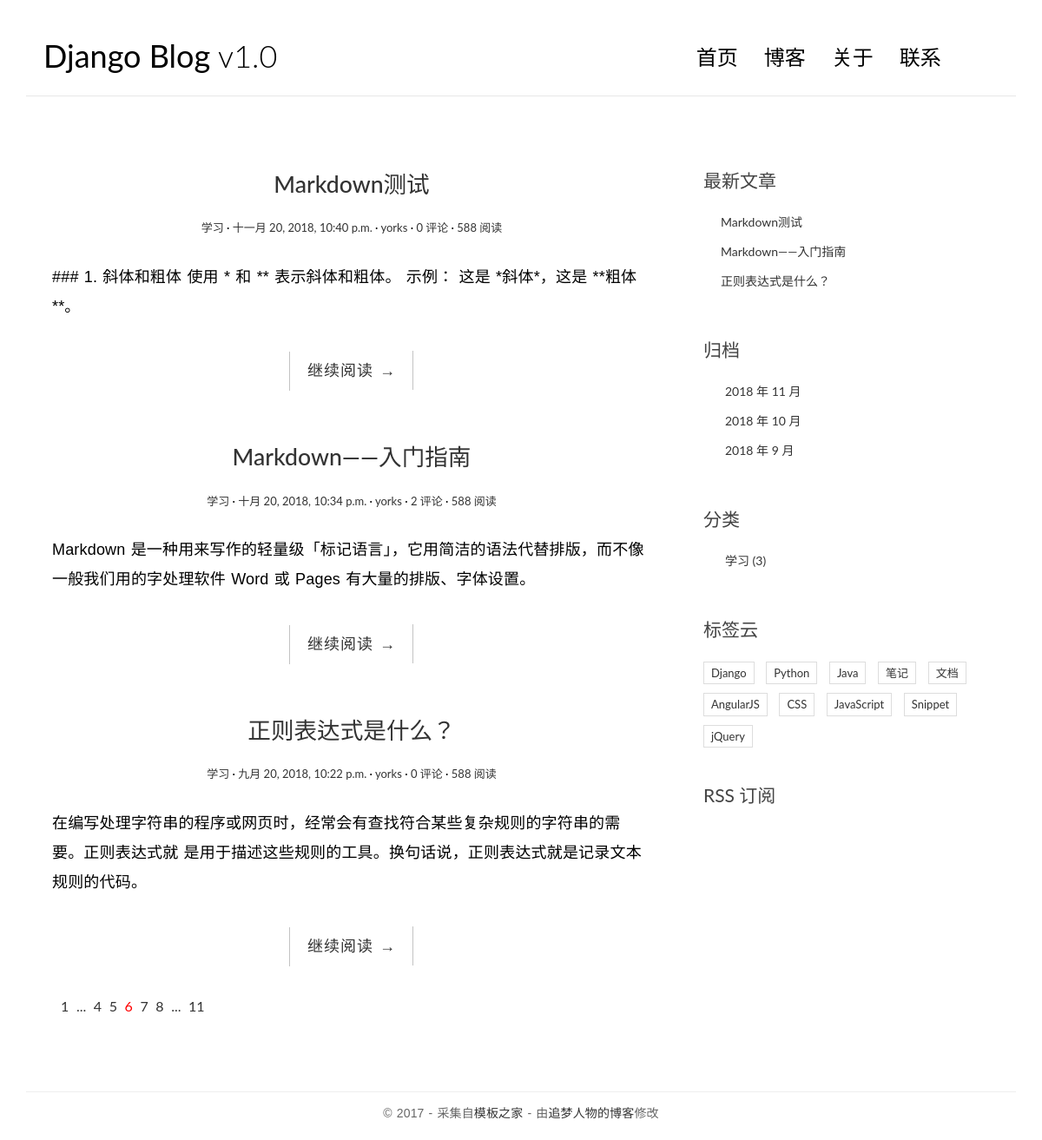
The page / on the database its author committed.
### blog/models.py (models this page shows, shortened)
class Post(models.Model):#文章
    title = models.CharField(max_length=70)
    body = models.TextField()
    created_time = models.DateTimeField()
    modified_time = models.DateTimeField()
    excerpt = models.CharField(max_length=200, blank=True)
    category = models.ForeignKey(Category)
    tags = models.ManyToManyField(Tag, blank=True)
    author = models.ForeignKey(User)
    def get_absolute_url(self):
        return reverse('blog:detail', kwargs={'pk': self.pk})

class Category(models.Model):#分类
    name = models.CharField(max_length=100)

### blog/views.py (the view)
# urls.py: url(r'^$', views.index, name='index'),
def index(request):
    post_list = Post.objects.all().order_by('-created_time')
    return render(request, 'blog/index.html', context={'post_list': post_list})

### blog/templatetags/blog_tags.py (called while the page is built)
@register.simple_tag
def get_recent_posts(num=5):
    return Post.objects.all().order_by('-created_time')[:num]

@register.simple_tag
def archives():
    return Post.objects.dates('created_time', 'month', order='DESC')

@register.simple_tag
def get_categories():
    return Category.objects.all()

### templates/blog/index.html
﻿{% extends 'base.html' %}
                    {% block main %}
                    {% for post in post_list %}
                    <article class="post post-1">
                        <header class="entry-header">
                            <h1 class="entry-title">
                                <a href="{{ post.get_absolute_url }}">{{ post.title }}</a>
                            </h1>
                            <div class="entry-meta">
                                <span class="post-category"><a href="#">{{ post.category.name }}</a></span>
                                <span class="post-date">
                                    <a href="#">
                                        <time class="entry-date"
                                              datetime="2012-11-09T23:15:57+00:00">{{ post.created_time }}</time>
                                    </a>
                                </span>
                                <span class="post-author"><a href="#">{{ post.author }}</a></span>
                                <span class="comments-link"><a href="#">{{ post.comment_set.count }} 评论</a></span>
                                <span class="views-count"><a href="#">588 阅读</a></span>
                            </div>
                        </header>
                        <div class="entry-content clearfix">
                            <p>
                                {{ post.excerpt }}
                            </p>
                            <div class="read-more cl-effect-14">
                                <a href="{{ post.get_absolute_url }}" class="more-link">继续阅读 <span class="meta-nav">→</span></a>
                            </div>
                        </div>
                    </article>
                    {% empty %}
                    <div class="no-post">暂时还没有发布的文章！</div>
                    {% endfor %}
                    <div class="pagination">
                        <ul>
                            <li><a href="">1</a></li>
                            <li><a href="">...</a></li>
                            <li><a href="">4</a></li>
                            <li><a href="">5</a></li>
                            <li class="current"><a href="">6</a></li>
                            <li><a href="">7</a></li>
                            <li><a href="">8</a></li>
                            <li><a href="">...</a></li>
                            <li><a href="">11</a></li>
                        </ul>
                    </div>
                    {% endblock main %}

### templates/base.html (shortened to what this page needs)
﻿{% load staticfiles %}
{% load blog_tags %}
<!DOCTYPE html>
<html>
<head>
    <link rel="stylesheet" href="http://code.ionicframework.com/ionicons/2.0.1/css/ionicons.min.css">
    <link rel="stylesheet" href="{% static 'blog/css/bootstrap.min.css' %}">
    <link rel="stylesheet" href="{% static 'blog/css/pace.css' %}">
    <link rel="stylesheet" href="{% static 'blog/css/custom.css' %}">
    <link rel="stylesheet" href="{% static 'blog/css/highlights/github.css' %}">
</head>
<body>
    <div class="container">
        <header id="site-header">
            <div class="row">
                <div class="col-md-4 col-sm-5 col-xs-8">
                    <div class="logo">
                        <h1><a href="{% url 'blog:index' %}"><b>Django Blog</b> v1.0</a></h1>
                    </div>
                </div>
                <div class="col-md-8 col-sm-7 col-xs-4">
                    <nav class="main-nav" role="navigation">
                        <div class="collapse navbar-collapse" id="bs-example-navbar-collapse-1">
                            <ul class="nav navbar-nav navbar-right">
                                <li class="cl-effect-11"><a href="{% url 'blog:index' %}" data-hover="首页">首页</a></li>
                                <li class="cl-effect-11"><a href="full-width.html" data-hover="博客">博客</a></li>
                                <li class="cl-effect-11"><a href="about.html" data-hover="关于">关于</a></li>
                                <li class="cl-effect-11"><a href="contact.html" data-hover="联系">联系</a></li>
                            </ul>
                        </div>
                    </nav>
                </div>
            </div>
        </header>
    </div>
    <div class="content-body">
        <div class="container">
            <div class="row">
                <main class="col-md-8">
                    {% block main %}
                    {% endblock main %}
                </main>
                <aside class="col-md-4">
                    <div class="widget widget-recent-posts">
                        <h3 class="widget-title">最新文章</h3>
                        {% get_recent_posts as recent_post_list %}
                        <ul>
                            {% for post in recent_post_list %}
                            <li>
                                <a href="{{ post.get_absolute_url }}">{{ post.title }}</a>
                            </li>
                            {% empty %}
                            暂无文章！
                            {% endfor %}
                        </ul>
                    </div>
                    <div class="widget widget-archives">
                        <h3 class="widget-title">归档</h3>
                        {% archives as date_list %}
                        <ul>
                            {% for date in date_list %}
                            <li>
                                <a href="{% url 'blog:archives' date.year date.month %}">
                                    {{ date.year }} 年 {{ date.month }} 月
                                </a>
                            </li>
                            {% empty %}
                            暂无归档
                            {% endfor %}
                        </ul>
                    </div>
                    <div class="widget widget-category">
                        <h3 class="widget-title">分类</h3>
                        {% get_categories as category_list %}
                        <ul>
                            {% for category in category_list %}
                            <li>
                                <a href="{% url 'blog:category' category.pk %}">
                                    {{ category.name }}
                                    <span class="post-count">({{ category.post_set.count }})</span>
                                </a>
                            </li>
                            {% empty %}
                            暂无分类
                            {% endfor %}
                        </ul>
                    </div>
                    <div class="widget widget-tag-cloud">
                        <h3 class="widget-title">标签云</h3>
                        <ul>
                            <li>
                                <a href="#">Django</a>
                            </li>
                            <li>
                                <a href="#">Python</a>
                            </li>
                            <li>
                                <a href="#">Java</a>
                            </li>
                            <li>
                                <a href="#">笔记</a>
                            </li>
                            <li>
                                <a href="#">文档</a>
                            </li>
                            <li>
                                <a href="#">AngularJS</a>
                            </li>
                            <li>
                                <a href="#">CSS</a>
                            </li>
                            <li>
                                <a href="#">JavaScript</a>
                            </li>
                            <li>
                                <a href="#">Snippet</a>
                            </li>
                            <li>
                                <a href="#">jQuery</a>
                            </li>
                        </ul>
                    </div>
                    <div class="rss">
                        <a href=""> RSS 订阅</a>
                    </div>
                </aside>
            </div>
        </div>
    </div>
    <footer id="site-footer">
        <div class="container">
            <div class="row">
                <div class="col-md-12">
                    <p class="copyright">
                        &copy 2017 - 采集自<a href="http://www.cssmoban.com/"
                                           target="_blank" title="模板之家">模板之家</a>
                        - 由<a href="http://zmrenwu.com/" title="网页模板" target="_blank">追梦人物的博客</a>修改
                    </p>
                </div>
            </div>
        </div>
    </footer>
</body>
</html>

### blog/static/blog/css/custom.css (style rules this page uses)
* { outline: none; }
h1, h2, h3, h4, h5, h6 { margin-top: 0; }
b { font-weight: 400; }
a { color: #333; }
body { color: #444; font-family: 'Lato', sans-serif; }
p { font-family: 'Ubuntu', sans-serif; font-weight: 400; word-spacing: 1px; letter-spacing: 0.01em; }
#site-header { background-color: #FFF; padding: 25px 20px; margin-bottom: 40px; border-bottom: 1px solid #e7e7e7; }
.logo h1 a { color: #000; }
.logo h1 { margin: 0; font-family: 'Lato', sans-serif; font-weight: 300; }
.main-nav { margin-top: 11px; max-width: 95%; }
.main-nav a { color: #000000 !important; padding: 0 0 5px 0 !important; margin-right: 30px; font-family: 'Lato', sans-serif; font-weight: 300; font-size: 24px; }
.cl-effect-11 a { padding: 10px 0; color: #0972b4; text-shadow: none; }
.cl-effect-11 a::before { position: absolute; top: 0; left: 0; overflow: hidden; padding: 0 0 5px 0 !important; max-width: 0; border-bottom: 1px solid #000; color: #000; content: attr(data-hover); white-space: nowrap; -webkit-transition: max-width 0.5s; -moz-transition: max-width 0.5s; transition: max-width 0.5s; }
.content-body { padding-bottom: 4em; }
.post { background: #fff; padding: 30px 30px 0; }
.entry-title { text-align: center; font-size: 1.9em; margin-bottom: 20px; line-height: 1.6; padding: 10px 20px 0; }
.entry-meta { text-align: center; color: #DDDDDD; font-size: 13px; margin-bottom: 30px; }
.entry-content { font-size: 18px; line-height: 1.9; font-weight: 300; color: #000; }
.post-category::after, .post-date::after, .post-author::after, .comments-link::after { content: ' ·'; color: #000; }
.read-more { font-family: 'Ubuntu', sans-serif; font-weight: 400; word-spacing: 1px; letter-spacing: 0.01em; text-align: center; margin-top: 20px; }
.cl-effect-14 a { padding: 0 20px; height: 45px; line-height: 45px; position: relative; display: inline-block; margin: 15px 25px; letter-spacing: 1px; font-weight: 400; text-shadow: 0 0 1px rgba(255, 255, 255, 0.3); }
.cl-effect-14 a::before, .cl-effect-14 a::after { position: absolute; width: 45px; height: 1px; background: #C3C3C3; content: ''; -webkit-transition: all 0.3s; -moz-transition: all 0.3s; transition: all 0.3s; pointer-events: none; }
.cl-effect-14 a::before { top: 0; left: 0; -webkit-transform: rotate(90deg); -moz-transform: rotate(90deg); transform: rotate(90deg); -webkit-transform-origin: 0 0; -moz-transform-origin: 0 0; transform-origin: 0 0; }
.cl-effect-14 a::after { right: 0; bottom: 0; -webkit-transform: rotate(90deg); -moz-transform: rotate(90deg); transform: rotate(90deg); -webkit-transform-origin: 100% 0; -moz-transform-origin: 100% 0; transform-origin: 100% 0; }
.widget { background: #fff; padding: 30px 0 0; }
.widget-title { font-size: 1.5em; margin-bottom: 20px; line-height: 1.6; padding: 10px 0 0; font-weight: 400; }
.widget-recent-posts ul { padding: 0; margin: 0; padding-left: 20px; }
.widget-recent-posts ul li { list-style-type: none; position: relative; line-height: 170%; margin-bottom: 10px; }
.widget-recent-posts ul li::before { content: '\f3d3'; font-family: "Ionicons"; position: absolute; left: -17px; top: 3px; font-size: 16px; color: #000; }
.widget-archives ul { padding: 0; margin: 0; padding-left: 25px; }
.widget-archives ul li { list-style-type: none; position: relative; line-height: 170%; margin-bottom: 10px; }
.widget-archives ul li::before { content: '\f3f3'; font-family: "Ionicons"; position: absolute; left: -25px; top: 1px; font-size: 16px; color: #000; }
.widget-category ul { padding: 0; margin: 0; padding-left: 25px; }
.widget-category ul li { list-style-type: none; position: relative; line-height: 170%; margin-bottom: 10px; }
.widget-category ul li::before { content: '\f3fe'; font-family: "Ionicons"; position: absolute; left: -25px; top: 1px; font-size: 18px; color: #000; }
.widget-tag-cloud ul { padding: 0; margin: 0; margin-right: -10px; }
.widget-tag-cloud ul li { list-style-type: none; font-size: 13px; display: inline-block; margin-right: 10px; margin-bottom: 10px; padding: 3px 8px; border: 1px solid #ddd; }
.rss { font-size: 21px; margin-top: 30px; }
.rss a { color: #444; }
#site-footer { padding-top: 10px; padding: 0 0 1.5em 0; }
.copyright { text-align: center; padding-top: 1em; margin: 0; border-top: 1px solid #eee; color: #666; }
.pagination ul { list-style: none; }
.pagination ul li { display: inline-block; font-size: 16px; margin-right: 5px; }
.current a { color: red; }

### rows shown on the page
Post: title "Markdown测试", category.name "学习", created_time "十一月 20, 2018, 10:40 p.m.", author "yorks", comment_set.count "0", excerpt "### 1. 斜体和粗体 使用 * 和 ** 表示斜体和粗体。 示例： 这是 *斜体*，这是 **粗体**。"
Post: title "Markdown——入门指南", category.name "学习", created_time "十月 20, 2018, 10:34 p.m.", author "yorks", comment_set.count "2", excerpt "Markdown 是一种用来写作的轻量级「标记语言」，它用简洁的语法代替排版，而不像一般我们用的字处理软件 Word 或 Pages 有大量的排版、字体设置。"
Post: title "正则表达式是什么？", category.name "学习", created_time "九月 20, 2018, 10:22 p.m.", author "yorks", comment_set.count "0", excerpt "在编写处理字符串的程序或网页时，经常会有查找符合某些复杂规则的字符串的需要。正则表达式就 是用于描述这些规则的工具。换句话说，正则表达式就是记录文本规则的代码。"
Category: name "学习", post_set.count "3"

### other values the page prints
{{ date.year }} "2018" "2018" "2018"
{{ date.month }} "11" "10" "9"
